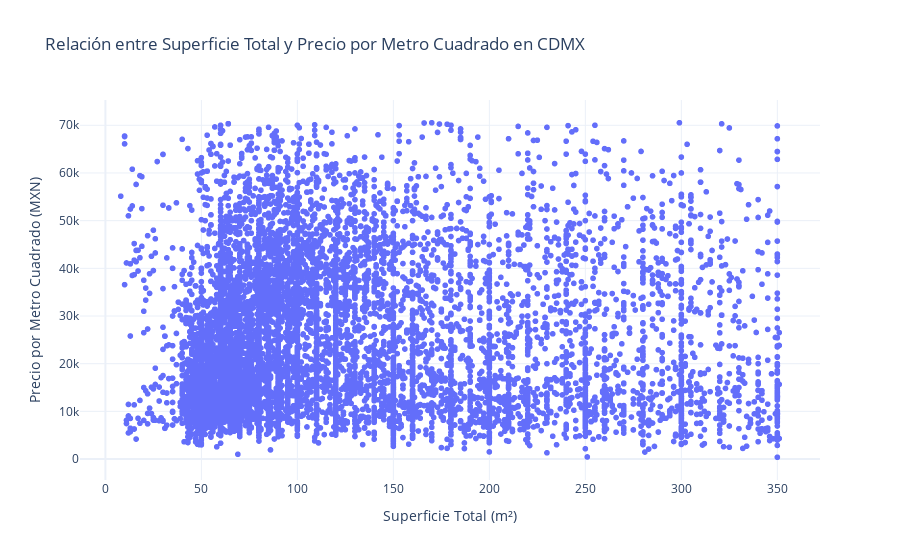

Notebook code for this chart:
### Code cell
# Diagrama de dispersion entre precio por metro cuadrado y superficie total
fig5 = px.scatter(df_filtered, x='surface_total_in_m2', y='price_per_m2',
                  title='Relación entre Superficie Total y Precio por Metro Cuadrado en CDMX',
                  labels={'surface_total_in_m2': 'Superficie Total (m²)', 'price_per_m2': 'Precio por Metro Cuadrado (MXN)'})
fig5.update_layout(yaxis_title='Precio por Metro Cuadrado (MXN)') # Cambiamos el nombre del eje y
fig5.update_layout(xaxis_title='Superficie Total (m²)') # Cambiamos el nombre del eje x
fig5.show()

### Figure 1 — Plotly figure (JSON) as saved in the notebook; plotly's stock layout.template omitted (floating-point values rounded to 4 significant figures; data arrays with more than 128 entries replaced by an {"elided": "..."} marker saying what was removed)
{"data": [{"hovertemplate": "Superficie Total (m²)=%{x}<br>Precio por Metro Cuadrado (MXN)=%{y}<extra></extra>", "legendgroup": "", "marker": {"color": "#636efa", "symbol": "circle"}, "mode": "markers", "name": "", "showlegend": false, "type": "scattergl", "x": {"elided": "15699 float values"}, "xaxis": "x", "y": {"elided": "15699 float values"}, "yaxis": "y"}], "layout": {"legend": {"tracegroupgap": 0}, "title": {"text": "Relación entre Superficie Total y Precio por Metro Cuadrado en CDMX"}, "xaxis": {"anchor": "y", "domain": [0, 1], "title": {"text": "Superficie Total (m²)"}}, "yaxis": {"anchor": "x", "domain": [0, 1], "title": {"text": "Precio por Metro Cuadrado (MXN)"}}}}
